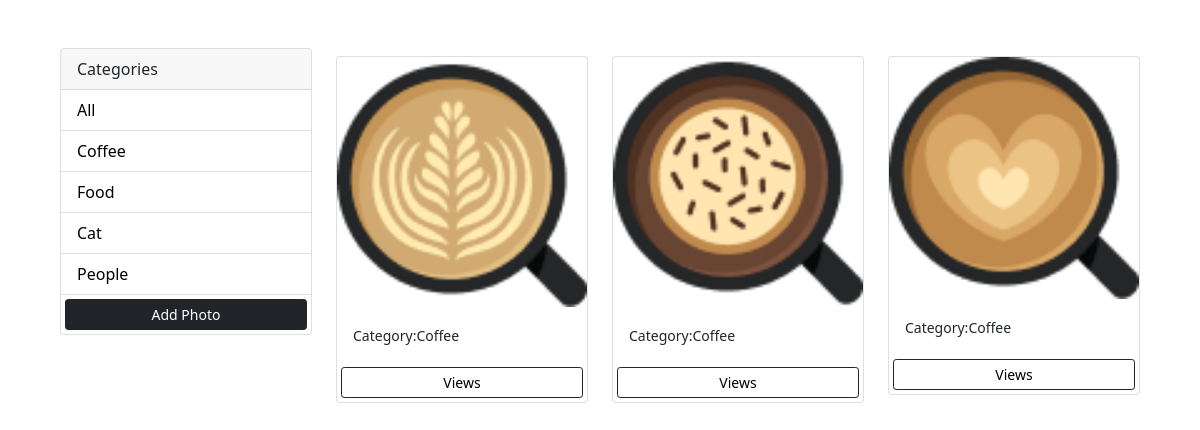
The app's page /?category=Coffee with its own data.
### photos/models.py (models this page shows, shortened)
class Category(models.Model):
    name = models.CharField(max_length=100,null=False,blank=False)

class Photo(models.Model):
    category = models.ForeignKey(Category,on_delete=models.SET_NULL,null=True,blank=True)
    image = models.ImageField(null=False,blank=False)
    description = models.TextField()

### photos/views.py (the view)
# urls.py: path('',views.gallery,name='gallery'),
def gallery(request):
    category=request.GET.get('category')
    if category==None:
        photos = Photo.objects.all()
    else:
        photos = Photo.objects.filter(category__name=category)
    categories=Category.objects.all()
    context = {'categories':categories,'photos':photos}
    return render(request,'photos/gallery.html',context)

### photos/templates/photos/gallery.html (shortened to what this page needs)
<!DOCTYPE html>
<html lang="en">
<head>
    <link href="https://cdn.jsdelivr.net/npm/bootstrap@5.0.2/dist/css/bootstrap.min.css" rel="stylesheet">
</head>
<body class='m-5'>
    <div class="container">
        <div class="row">
            <div class="col-md-3">
                <div class="card">
                    <div class="card-header">
                        Categories
                    </div>
                    <ul class="list-group list-group-flush">
                        <li class="list-group-item">
                           <a href="{% url 'gallery' %}">All</a>
                        </li>
                        {% for category in categories %}
                            <li class="list-group-item">
                                <a href="{% url 'gallery'%}?category={{category.name}}">{{category.name}}</a>
                            </li>
                        {% endfor %}
                        <a href="{% url 'add' %}" class='btn btn-dark btn-sm btn-block m-1 text-white'>Add Photo</a>
                    </ul>
                </div>
            </div>
            <div class="col-md-9">
                <div class="row">
                    {% for photo in photos %}
                    <div class="col-md-4">
                        <div class="card my-2">
                            <img src="{{photo.image.url}}" alt="...">
                            <div class="card-body">
                                <small>Category:{{photo.category.name}}</small>
                            </div>
                            <a href="{% url 'photo' photo.id %}" class="btn btn-outline-dark btn-sm m-1">Views</a>
                        </div>
                    </div>
                    {% empty %}
                    <h3>No photos yet...</h3>
                    {% endfor %}
                </div>
            </div>
        </div>
    </div>
</body>
</html>

### photos/templates/photos/gallery.html (style rules this page uses)
.container a { text-decoration:none; color:black; }

### records on screen
Category: name "Coffee"
Category: name "Food"
Category: name "Cat"
Category: name "People"
Photo: image (picture), category.name "Coffee"
Photo: image (picture), category.name "Coffee"
Photo: image (picture), category.name "Coffee"
